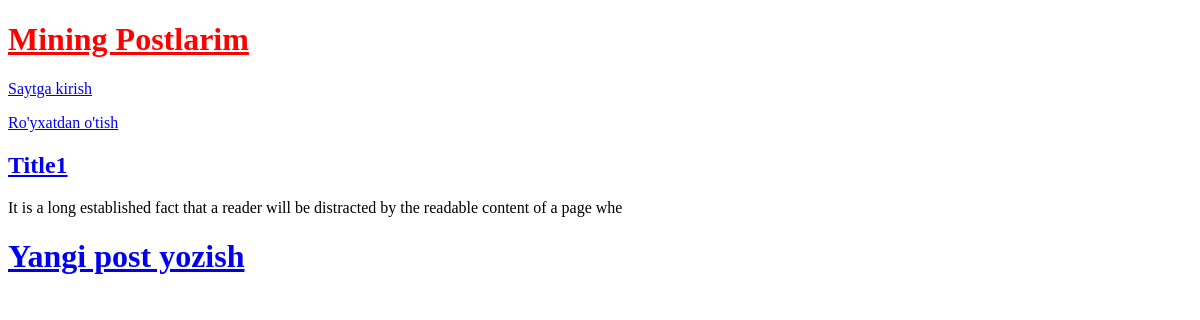
The app's page /, older data.
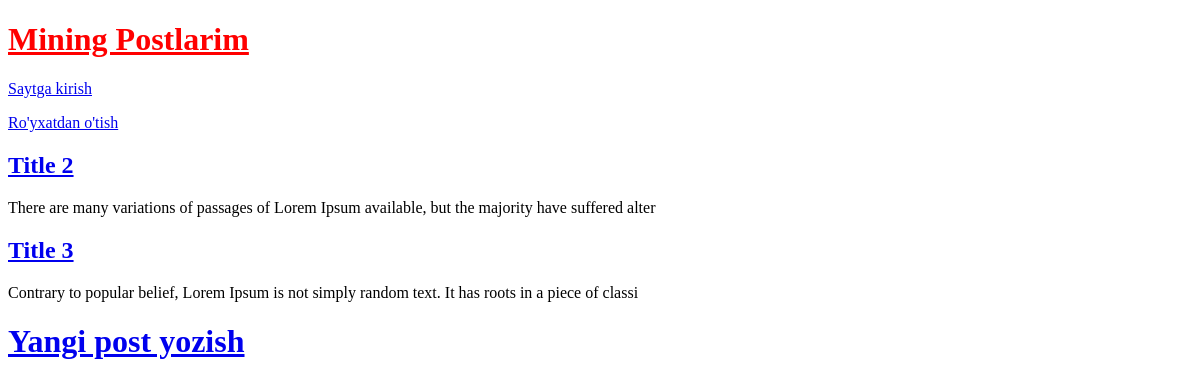
The same page, newer data.
### blogs/models.py (models this page shows, shortened)
class Post(models.Model):
    title = models.CharField(max_length=200)
    author = models.ForeignKey(
        'auth.User',
        on_delete=models.CASCADE
    )
    body = models.TextField()

### blogs/views.py (the view)
# urls.py: path('', blogPostView.as_view(), name= 'home'),
class blogPostView(ListView):
    model = Post
    template_name = 'home.html'

### templates/home.html
{% extends 'base.html' %} {% block content %} {% for post in object_list %}
<h2>
  <a href="{% url 'post_detail' post.pk %}">{{post.title}}</a>
</h2>
<p>{{post.body | slice:':100'}}</p>
{% endfor %} {% endblock content %}

### templates/base.html (shortened to what this page needs)
{% load static %}
<!DOCTYPE html>
<html lang="en">
  <head>
    <link rel="stylesheet" href="{% static 'css/base.css' %}" />
  </head>
  <body>
    <header>
      <h1>
        <a href="{% url 'home' %}">Mining Postlarim</a>
      </h1>
      {% if user.is_authenticated %}
      <p>Hush kelibsiz {{user.username | title}}!</p>
      <form action="{% url 'logout' %}" method="post">
        {% csrf_token %}
        <button>Logout</button>
      </form>
      {% else %}
      <p>
        <a href="{% url 'login' %}">Saytga kirish</a>
      </p>
      <a href="{% url 'signup' %}">Ro'yxatdan o'tish</a>
      {% endif %} {% block content %} {% endblock content %}
    </header>
    <h1>
      <a href="{% url 'post_create' %}">Yangi post yozish</a>
    </h1>
  </body>
</html>

### static/css/base.css (style rules this page uses)
header h1 a { color: red; }

Row changes from the older to the newer data that the page shows:
removed Post: title "Title1", body "It is a long established fact that a reader will be distracted by the readable content of a page whe"
added Post: title "Title 2", body "There are many variations of passages of Lorem Ipsum available, but the majority have suffered alter"
added Post: title "Title 3", body "Contrary to popular belief, Lorem Ipsum is not simply random text. It has roots in a piece of classi"
